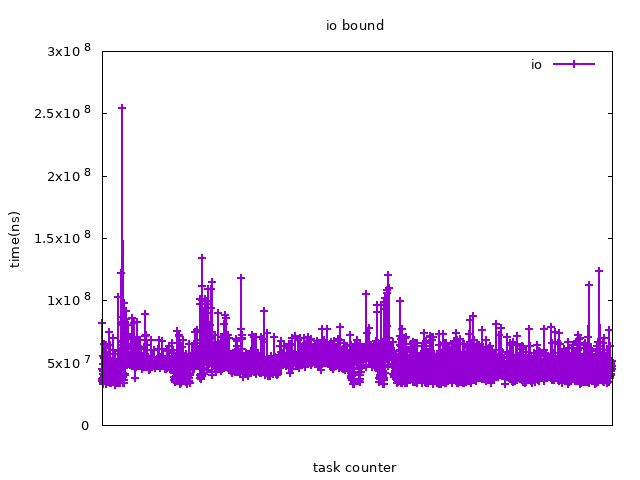

Here is the gnuplot script that generated this plot:
reset                                                                           
set xlabel 'task counter'
set ylabel 'time(ns)'
set title 'io bound'
set term png enhanced font 'Verdana,10'
set output 'io.png'
set xtic 1, 1, 10

plot \
'io.txt' using 1:2 with linespoints linewidth 2 title 'io'
